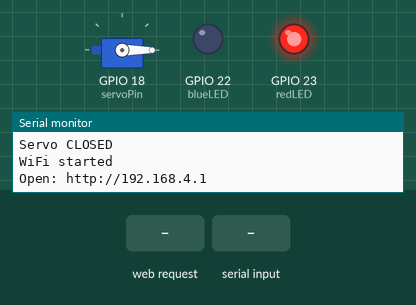
Simulated run of this sketch. Board: ESP32. Parts: servo, output pins drawn as LEDs (lit = HIGH), the last lines printed to the serial monitor. Inputs (shaded band) come from the test bench.

Above: at 1.2 s.
1.3 s: HTTP request GET /open received
At 1.6 s:
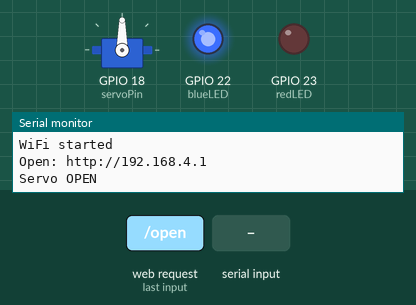
2.8 s: HTTP request GET /close received
At 4.0 s:
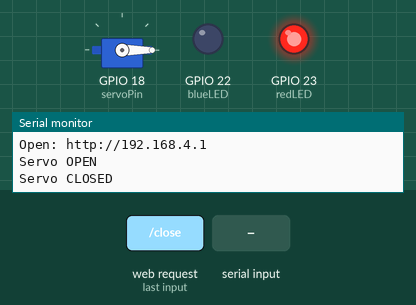
4.3 s: "O" received over Serial
At 5.1 s:
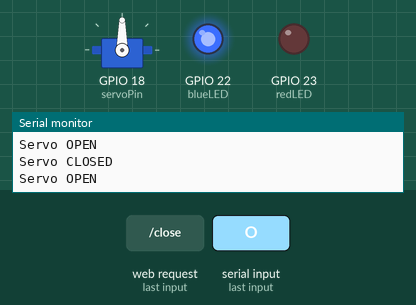
Timing chart, 0 to 7.3 s (numbered marks = the images above; inputs shaded):
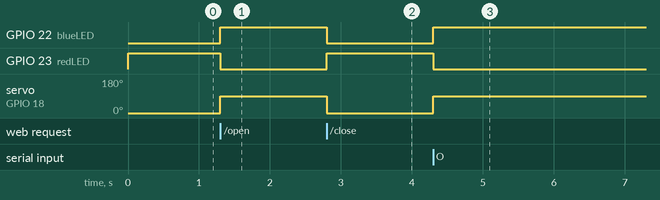

The sketch:

code.ino
```cpp
#include <WiFi.h>
#include <WebServer.h>
#include <ESP32Servo.h>

// WiFi information
const char* ssid = "ESP32-Servo";
const char* password = "12345678";

// Pins
const int servoPin = 18;
const int blueLED = 22;
const int redLED = 23;

Servo myServo;
WebServer server(80);

// Open
void openServo() {
  myServo.write(90);

  digitalWrite(blueLED, HIGH);
  digitalWrite(redLED, LOW);

  Serial.println("Servo OPEN");
}

// Close
void closeServo() {
  myServo.write(0);

  digitalWrite(blueLED, LOW);
  digitalWrite(redLED, HIGH);

  Serial.println("Servo CLOSED");
}

// Web page
void showPage() {
  String page = R"rawliteral(
<!DOCTYPE html>
<html>
<head>
  <meta name="viewport" content="width=device-width, initial-scale=1">

  <style>
    body {
      text-align: center;
      font-family: Arial;
      background: #f4f4f4;
      padding-top: 70px;
    }

    button {
      width: 180px;
      padding: 18px;
      margin: 12px;
      border: none;
      border-radius: 12px;
      color: white;
      font-size: 22px;
    }

    .open {
      background: #2196F3;
    }

    .close {
      background: #E53935;
    }
  </style>
</head>

<body>
  <h1>ESP32 Servo Control</h1>

  <a href="/open">
    <button class="open">Open</button>
  </a>

  <a href="/close">
    <button class="close">Close</button>
  </a>
</body>
</html>
)rawliteral";

  server.send(200, "text/html", page);
}

void handleOpen() {
  openServo();
  server.sendHeader("Location", "/");
  server.send(303);
}

void handleClose() {
  closeServo();
  server.sendHeader("Location", "/");
  server.send(303);
}

void setup() {
  Serial.begin(115200);

  pinMode(blueLED, OUTPUT);
  pinMode(redLED, OUTPUT);

  myServo.setPeriodHertz(50);
  myServo.attach(servoPin, 500, 2400);

  closeServo();

  WiFi.mode(WIFI_AP);
  WiFi.softAP(ssid, password);

  server.on("/", showPage);
  server.on("/open", handleOpen);
  server.on("/close", handleClose);
  server.begin();

  Serial.println("WiFi started");
  Serial.println("Open: http://192.168.4.1");
}

void loop() {
  server.handleClient();

  // Control from Serial Monitor
  if (Serial.available()) {
    char command = Serial.read();

    if (command == 'O' || command == 'o') {
      openServo();
    }

    if (command == 'C' || command == 'c') {
      closeServo();
    }
  }
}
```

Measured:
- after the input at 1.3 s, GPIO 22 (blueLED): LOW → HIGH at once; GPIO 23 (redLED): HIGH → LOW at once; servo on GPIO 18 (servoPin): 0° → 90° at once
- after the input at 2.8 s, GPIO 22 (blueLED): HIGH → LOW at once; GPIO 23 (redLED): LOW → HIGH at once; servo on GPIO 18 (servoPin): 90° → 0° at once
- after the input at 4.3 s, GPIO 22 (blueLED): LOW → HIGH at once; GPIO 23 (redLED): HIGH → LOW at once; servo on GPIO 18 (servoPin): 0° → 90° at once
